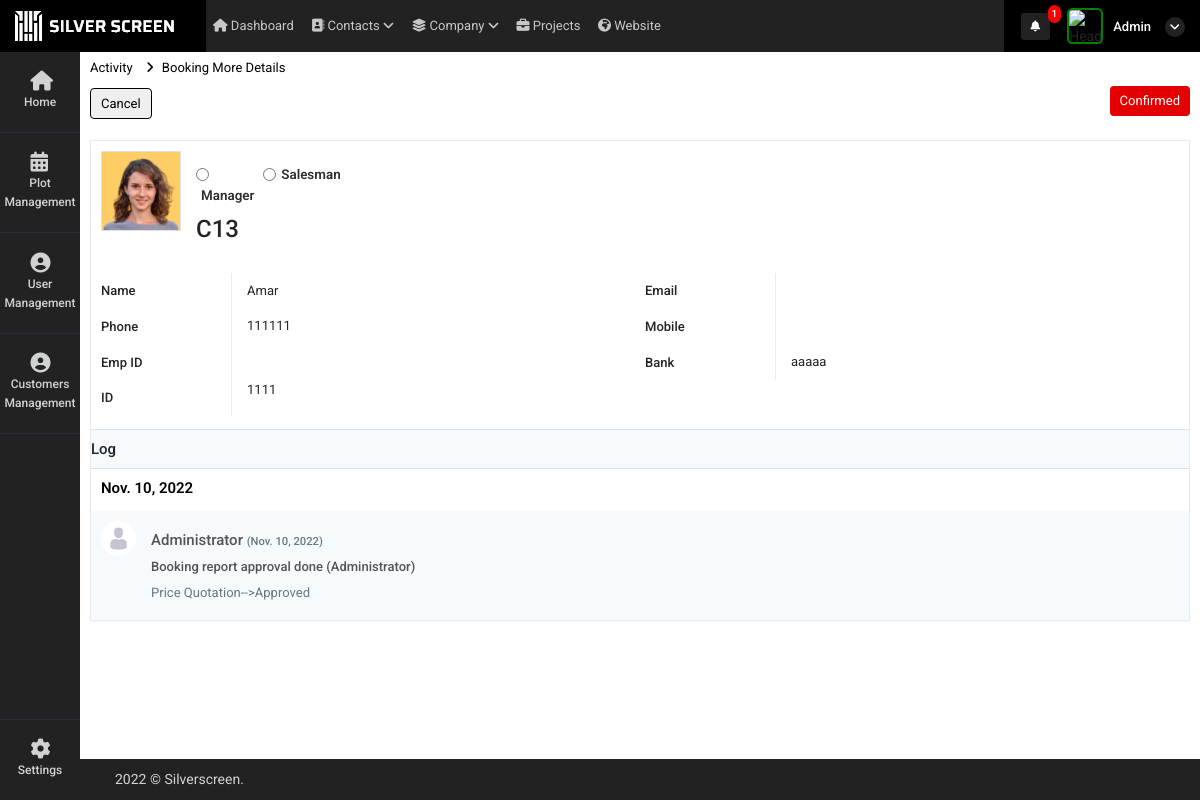
The app's page /booking_more_details?id=8 (signed in), older data.
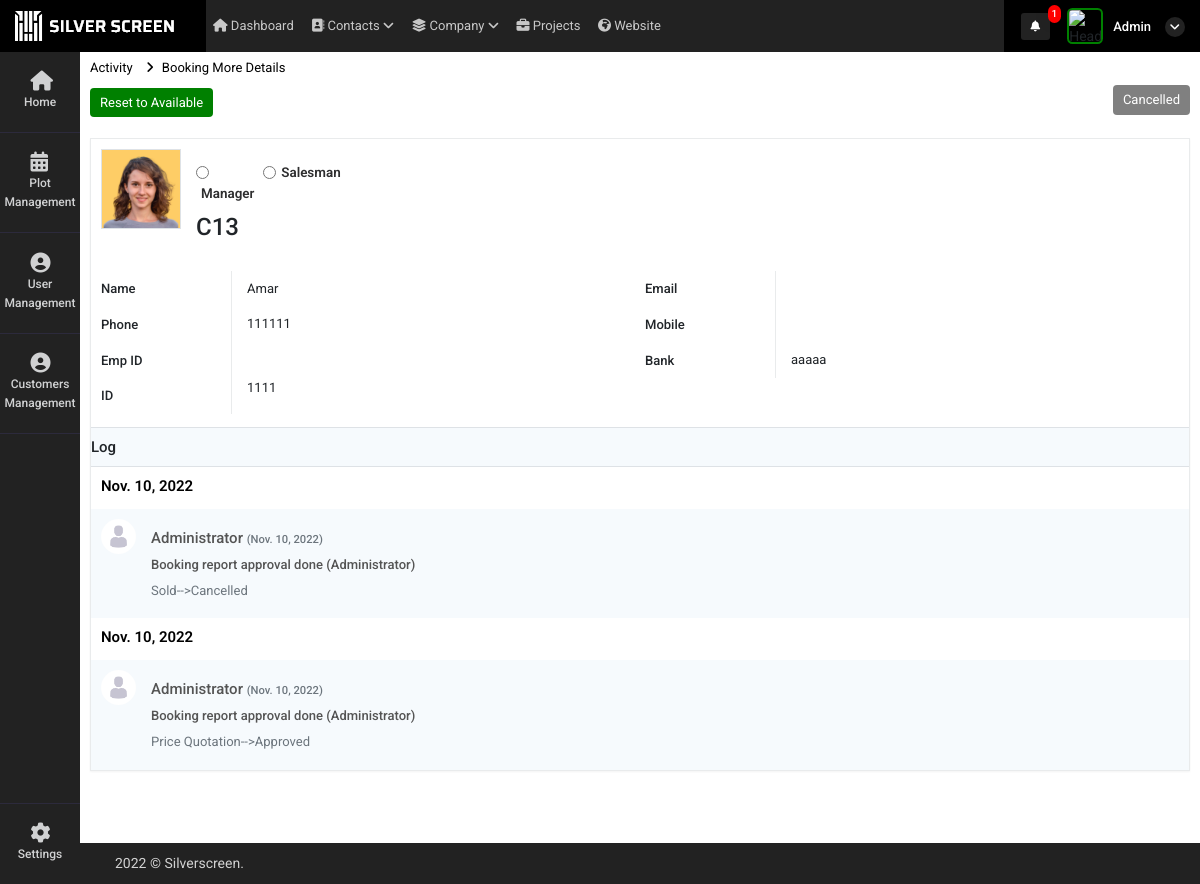
The same page, newer data.
### super_admin/models.py (models this page shows)
class common(models.Model):  # COMM0N
    dt = models.DateField(auto_now=True)
    tm = models.TimeField(auto_now=True)
    updated = models.DateTimeField(default=timezone.now)
    status = models.CharField(max_length=255, null=True)
    class Meta:
        abstract = True

class booking_log(common):
    booking_id = models.ForeignKey(user_request_plot,on_delete=models.CASCADE,related_name="booking_log_id", null=True)
    action_appy_user = models.ForeignKey(user_Details,on_delete=models.CASCADE,related_name="booking_log_user_login_id", null=True)
    auth_user = models.ForeignKey(User,on_delete=models.CASCADE,related_name="booking_log_auth_login_id", null=True)
    user_type = models.CharField(max_length=255,choices=login_user_type,null=True)
    d_text = models.TextField(null=True)
    status_content = models.TextField(null=True)
    log_type = models.CharField(max_length=255,choices=login_user_type,null=True)
    assigned_user_id =  models.ForeignKey(user_Details,on_delete=models.CASCADE,related_name="booking_log_assign_user_login_id", null=True)

### super_admin/views.py (the view)
# urls.py: path('booking_more_details',views.booking_more_details,name='booking_more_details'),
@login_required(login_url='/')
def booking_more_details(request):
    id = request.GET.get("id")
    data = user_request_plot.objects.get(id=id)
    booking_log1 = booking_log.objects.filter(booking_id_id=id).order_by("-id")
    context = {
        'data':data,
        'booking_log1':booking_log1
    }
    return render(request,'super_admin/booking_more_details.html',context)

### super_admin/templatetags/notification.py (called while the page is built, shortened)
@register.filter(name='get_notifications')
def get_notifications(value,args):
    user_dat = User.objects.get(id=value.id)
    st = user_dat.is_superuser
    data_count = ''
    if st == True:
        data_count = user_request_plot.objects.filter(read_status=0).count()
    return data_count

@register.filter(name='get_loginUsernameImage')
def get_loginUsernameImage(value,args):
    user_dat = User.objects.get(id=value.id)
    st = user_dat.is_superuser
    image_url = ''
    if st == True:
        image_url = 'http://10.10.10.119:8000/static/adminicon.jpg'
    else:
        user_data = user_Details.objects.get(auth_user=value.id)
        if user_data.atatchment == '':
            image_url = 'http://10.10.10.119:8000/static/adminicon.jpg'
        else:
            image_url ='../media/'+str(user_data.atatchment)
    return image_url

@register.filter(name='get_user_type')
def get_user_type(value,args):
    user_dat = User.objects.get(id=value.id)
    st = user_dat.is_superuser
    if st == True:
        return False

### super_admin/templates/super_admin/booking_more_details.html (shortened to what the changed rows need)
{% extends "super_admin/base.html" %}
{% load static %}
{% block content %}
<link rel="stylesheet"
href="https://cdnjs.cloudflare.com/ajax/libs/bootstrap-select/1.14.0-beta2/css/bootstrap-select.min.css">
<div class="content">
    <div class="container-fluid px-0 customer-contact">
        <div class="row">
            <div class="col-12 px-0">
                <div class="page-title-box d-sm-flex align-items-center justify-content-between">
                    <div class="page-title-left w-100">
                        <div class="d-flex justify-content-between align-items-center">
                            <div class="margn">
                                {% if data.booking_status == 3   %}
                               {% if data.reset_to_availale == None %}
                                <a href="#"  onclick="available_button_action()"><button style="padding: 5px 10px !important;background-color: #008000;
                                    color: white;
                                    border: none;" type="button"
                                    class="btn btn-pri pay discard-payroll"> Reset to Available
                                </button></a>
                                {% endif %}
                            {% else %}
                            <a href="#"  onclick="cancel_button_action()"><button style="padding: 5px 10px !important;" type="button"
                                    class="btn btn-pri pay discard-payroll"> Cancel
                                </button></a>
                                {% endif %}
                            </div>
                            <div class="contact-pag d-flex align-items-center">
                                            <a href="#!"><button style="padding: 5px 10px !important;border: none; {% if data.booking_status == 1 %} color: #fff;
                                                background-color: orange; {% elif data.booking_status == 2   %}     color: #fff;
                        background-color: #e40000;  {% elif data.booking_status == 3   %}     color: #fff;
                        background-color: gray; {% endif %}" type="button" class="btn btn-pri pay discard-payroll">
                                                {% if data.booking_status == 1 %}
                                                Price Quotation
                                                {% elif data.booking_status == 0  %}
                                                Available
                                                {% elif data.booking_status == 2  %}
                                                Confirmed
                                                {% elif data.booking_status == 3  %}
                                                Cancelled
                                                {% endif %}
                                            </button></a>
                            </div>
                        </div>
                    </div>
                </div>
            </div>
        </div>
        <div class="row">
            <div class="col-lg-12 px-0">
                <div class="card noti-card" id="orderList">
                    <div class="card-body bb-0 pt-0 p-0">
                        <div>
                            <div class="payslip mb-5">
                                {% if booking_log1 %}
                                <div class="paytab">
                                    <div class="tab-content text-muted">
                                        {% for i in booking_log1 %}
                                        <div class="tab-pane active show" role="tabpanel">
                                            <div class="row actvty">
                                                <h5>{{i.dt}}</h5>
                                            </div>
                                            <div class="row msging schdul-box mt-1">
                                                {% if i.user_type == "administrator" %}
                                                <img src="{% static 'adminicon.jpg' %}" alt="">
                                                {% else %}
                                                {% if i.assigned_user_id.atatchment == '' %}
                                                <img src="{% static 'adminicon.jpg' %}" alt="">
                                                {% else %}
                                                <img src="../media/{{i.assigned_user_id.atatchment}}" alt="">
                                                {% endif %}
                                                {% endif %}
                                                <div class="col">
                                                    <h5>{% if i.user_type == "administrator" %}
                                                        {{i.user_type|title}}
                                                        {% else %}
                                                        {{i.auth_user.email|title}}
                                                        {% endif %}
                                                         <span> ({{i.dt}})</span></h5>
                                                    <h6>{{i.d_text}}
                                                    </h6>
                                                    <h6><span>{{i.status_content}}</span></h6>
                                                </div>
                                            </div>
                                        </div>
                                        {% endfor %}
                                    </div>
                                </div>
                                {% endif %}
                            </div>
                        </div>
                    </div>
                </div>
            </div>
        </div>
        <br>
        <br>
        <br>
    </div>
</div>
{% endblock %}

Row changes from the older to the newer data that the page shows:
changed user_request_plot "Amar": booking_status 2 → 3 (drawn)
added booking_log: dt "Nov. 10, 2022", user_type "Administrator", d_text "Booking report approval done (Administrator)", status_content "Sold-->Cancelled"
Text that changed along with them:
text no longer shown: "Cancel Confirmed"
text now shown: "Reset to Available Cancelled"
